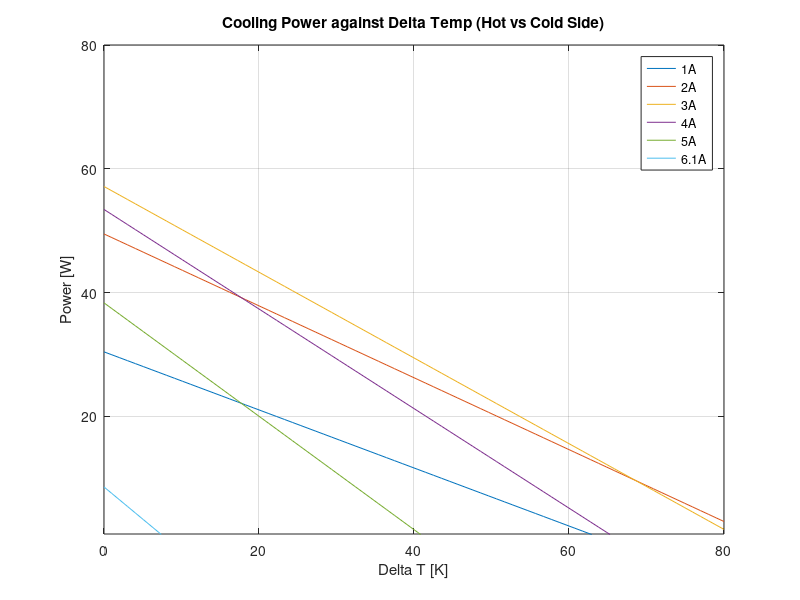

MATLAB code to generate this figure:
%% Properties for calculation

clear global;
clc;clear;

%% Declare variables as global for use in other scripts (bad practice)
global kin_visc_air Cp_air k_air alpha_air Pr_air rho_air 
global R_e_hc R_k_hc alpha_seeback num_semi_cond


%% Properties



% Table C.9 - Bismuth Telluride Peltier element properties (TEC1-12706)
alpha_s_pos = 2.3 * 10^-4;           % V/degC
alpha_s_neg = -2.1 * 10^-4;          % V/degC
rho_e_pos = 10^-5;                   % Ohm-m
rho_e_neg = rho_e_pos;               % Ohm-m
k_bismuth_pos = 1.7;                 % W/mK
k_bismuth_neg = 1.45;                % W/mK
width_semi_cond = 0.00125;            % m (NOT TOO SURE..)
height_semi_cond = 0.0035;           % m
num_semi_cond = 254;                 % 127 couples

alpha_seeback = alpha_s_pos - alpha_s_neg;
R_e_hc = (height_semi_cond/(width_semi_cond^2)) * (rho_e_pos + rho_e_neg);
R_k_hc = 1 / ( num_semi_cond * (width_semi_cond^2/height_semi_cond) * (k_bismuth_pos + k_bismuth_neg) );

%% Plot cooling power against delta T curve

% T_h = 27 + 273.16;
T_h = 50 + 273.16;

delta_T_max = 80;
iters = 80;
delta_T_arr = linspace(0, delta_T_max, iters);
cooling_power_arr_1_amp = zeros(iters, 1);
cooling_power_arr_2_amp = zeros(iters, 1);
cooling_power_arr_3_amp = zeros(iters, 1);
cooling_power_arr_4_amp = zeros(iters, 1);
cooling_power_arr_5_amp = zeros(iters, 1);
cooling_power_arr_6_amp = zeros(iters, 1);




for i = 1:length(delta_T_arr)
    
    T_c = T_h - delta_T_arr(i);
    
    % 1 A
    J_e = 1;
    cooling_power_arr_1_amp(i) = -(num_semi_cond * alpha_seeback * J_e * T_c) + (delta_T_arr(i) / R_k_hc) + (0.5 * num_semi_cond * R_e_hc * J_e^2);
    
    % 2 A
    J_e = 2;
    cooling_power_arr_2_amp(i) = -(num_semi_cond * alpha_seeback * J_e * T_c) + (delta_T_arr(i) / R_k_hc) + (0.5 * num_semi_cond * R_e_hc * J_e^2);
    
    % 3 A
    J_e = 3;
    cooling_power_arr_3_amp(i) = -(num_semi_cond * alpha_seeback * J_e * T_c) + (delta_T_arr(i) / R_k_hc) + (0.5 * num_semi_cond * R_e_hc * J_e^2);
    
    % 4 A
    J_e = 4;
    cooling_power_arr_4_amp(i) = -(num_semi_cond * alpha_seeback * J_e * T_c) + (delta_T_arr(i) / R_k_hc) + (0.5 * num_semi_cond * R_e_hc * J_e^2);
    
    % 5 A
    J_e = 5;
    cooling_power_arr_5_amp(i) = -(num_semi_cond * alpha_seeback * J_e * T_c) + (delta_T_arr(i) / R_k_hc) + (0.5 * num_semi_cond * R_e_hc * J_e^2);
    
    % 6 A
    J_e = 6.1;
    cooling_power_arr_6_amp(i) = -(num_semi_cond * alpha_seeback * J_e * T_c) + (delta_T_arr(i) / R_k_hc) + (0.5 * num_semi_cond * R_e_hc * J_e^2);
    
end

plot(delta_T_arr, -cooling_power_arr_1_amp, delta_T_arr, -cooling_power_arr_2_amp, delta_T_arr, -cooling_power_arr_3_amp, delta_T_arr, -cooling_power_arr_4_amp, delta_T_arr, -cooling_power_arr_5_amp, delta_T_arr, -cooling_power_arr_6_amp);
title("Cooling Power against Delta Temp (Hot vs Cold Side)");
xlabel("Delta T [K]");
ylabel("Power [W]");
ylim([1,80]);
legend("1A", "2A", "3A", "4A", "5A", "6.1A", "Location", "NorthEast");
grid on;

